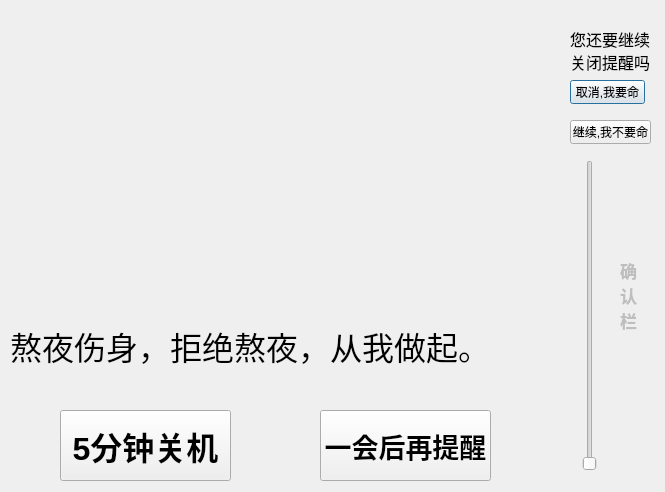
<?xml version="1.0" encoding="UTF-8"?>
<ui version="4.0">
 <class>Dialog</class>
 <widget class="QDialog" name="Dialog">
  <property name="geometry">
   <rect>
    <x>0</x>
    <y>0</y>
    <width>665</width>
    <height>492</height>
   </rect>
  </property>
  <property name="windowTitle">
   <string>Dialog</string>
  </property>
  <widget class="QWidget" name="verticalLayoutWidget">
   <property name="geometry">
    <rect>
     <x>10</x>
     <y>20</y>
     <width>551</width>
     <height>291</height>
    </rect>
   </property>
   <layout class="QVBoxLayout" name="verticalLayout"/>
  </widget>
  <widget class="QLabel" name="label">
   <property name="geometry">
    <rect>
     <x>30</x>
     <y>350</y>
     <width>54</width>
     <height>16</height>
    </rect>
   </property>
   <property name="text">
    <string/>
   </property>
  </widget>
  <widget class="QLabel" name="label_2">
   <property name="geometry">
    <rect>
     <x>10</x>
     <y>320</y>
     <width>471</width>
     <height>51</height>
    </rect>
   </property>
   <property name="font">
    <font>
     <pointsize>24</pointsize>
    </font>
   </property>
   <property name="text">
    <string>熬夜伤身，拒绝熬夜，从我做起。</string>
   </property>
  </widget>
  <widget class="QLabel" name="label_3">
   <property name="geometry">
    <rect>
     <x>570</x>
     <y>20</y>
     <width>81</width>
     <height>61</height>
    </rect>
   </property>
   <property name="font">
    <font>
     <pointsize>12</pointsize>
    </font>
   </property>
   <property name="text">
    <string>您还要继续
关闭提醒吗？</string>
   </property>
  </widget>
  <widget class="QPushButton" name="pushButton">
   <property name="geometry">
    <rect>
     <x>570</x>
     <y>80</y>
     <width>75</width>
     <height>24</height>
    </rect>
   </property>
   <property name="text">
    <string>取消,我要命</string>
   </property>
  </widget>
  <widget class="QPushButton" name="pushButton_2">
   <property name="geometry">
    <rect>
     <x>570</x>
     <y>120</y>
     <width>81</width>
     <height>24</height>
    </rect>
   </property>
   <property name="text">
    <string>继续,我不要命</string>
   </property>
  </widget>
  <widget class="QSlider" name="verticalSlider">
   <property name="enabled">
    <bool>false</bool>
   </property>
   <property name="geometry">
    <rect>
     <x>580</x>
     <y>160</y>
     <width>20</width>
     <height>311</height>
    </rect>
   </property>
   <property name="maximum">
    <number>100</number>
   </property>
   <property name="orientation">
    <enum>Qt::Vertical</enum>
   </property>
   <property name="tickPosition">
    <enum>QSlider::NoTicks</enum>
   </property>
  </widget>
  <widget class="QLabel" name="label_4">
   <property name="enabled">
    <bool>false</bool>
   </property>
   <property name="geometry">
    <rect>
     <x>620</x>
     <y>250</y>
     <width>31</width>
     <height>91</height>
    </rect>
   </property>
   <property name="font">
    <font>
     <pointsize>13</pointsize>
     <bold>true</bold>
    </font>
   </property>
   <property name="text">
    <string>确
认
栏</string>
   </property>
   <property name="scaledContents">
    <bool>true</bool>
   </property>
   <property name="alignment">
    <set>Qt::AlignLeading|Qt::AlignLeft|Qt::AlignVCenter</set>
   </property>
   <property name="wordWrap">
    <bool>true</bool>
   </property>
   <property name="textInteractionFlags">
    <set>Qt::LinksAccessibleByMouse</set>
   </property>
  </widget>
  <widget class="QPushButton" name="pushButton_3">
   <property name="geometry">
    <rect>
     <x>60</x>
     <y>410</y>
     <width>171</width>
     <height>71</height>
    </rect>
   </property>
   <property name="palette">
    <palette>
     <active>
      <colorrole role="ButtonText">
       <brush brushstyle="SolidPattern">
        <color alpha="255">
         <red>255</red>
         <green>0</green>
         <blue>0</blue>
        </color>
       </brush>
      </colorrole>
     </active>
     <inactive>
      <colorrole role="ButtonText">
       <brush brushstyle="SolidPattern">
        <color alpha="255">
         <red>0</red>
         <green>0</green>
         <blue>0</blue>
        </color>
       </brush>
      </colorrole>
     </inactive>
     <disabled>
      <colorrole role="ButtonText">
       <brush brushstyle="SolidPattern">
        <color alpha="255">
         <red>120</red>
         <green>120</green>
         <blue>120</blue>
        </color>
       </brush>
      </colorrole>
     </disabled>
    </palette>
   </property>
   <property name="font">
    <font>
     <pointsize>24</pointsize>
     <bold>true</bold>
    </font>
   </property>
   <property name="text">
    <string>5分钟关机</string>
   </property>
   <property name="checkable">
    <bool>true</bool>
   </property>
   <property name="checked">
    <bool>false</bool>
   </property>
  </widget>
  <widget class="QPushButton" name="pushButton_4">
   <property name="geometry">
    <rect>
     <x>320</x>
     <y>410</y>
     <width>171</width>
     <height>71</height>
    </rect>
   </property>
   <property name="palette">
    <palette>
     <active>
      <colorrole role="Button">
       <brush brushstyle="SolidPattern">
        <color alpha="255">
         <red>255</red>
         <green>0</green>
         <blue>0</blue>
        </color>
       </brush>
      </colorrole>
      <colorrole role="ButtonText">
       <brush brushstyle="SolidPattern">
        <color alpha="255">
         <red>255</red>
         <green>0</green>
         <blue>0</blue>
        </color>
       </brush>
      </colorrole>
     </active>
     <inactive>
      <colorrole role="Button">
       <brush brushstyle="SolidPattern">
        <color alpha="255">
         <red>240</red>
         <green>240</green>
         <blue>240</blue>
        </color>
       </brush>
      </colorrole>
      <colorrole role="ButtonText">
       <brush brushstyle="SolidPattern">
        <color alpha="255">
         <red>0</red>
         <green>0</green>
         <blue>0</blue>
        </color>
       </brush>
      </colorrole>
     </inactive>
     <disabled>
      <colorrole role="Button">
       <brush brushstyle="SolidPattern">
        <color alpha="255">
         <red>255</red>
         <green>0</green>
         <blue>0</blue>
        </color>
       </brush>
      </colorrole>
      <colorrole role="ButtonText">
       <brush brushstyle="SolidPattern">
        <color alpha="255">
         <red>120</red>
         <green>120</green>
         <blue>120</blue>
        </color>
       </brush>
      </colorrole>
     </disabled>
    </palette>
   </property>
   <property name="font">
    <font>
     <pointsize>20</pointsize>
     <bold>true</bold>
    </font>
   </property>
   <property name="text">
    <string>一会后再提醒</string>
   </property>
   <property name="checkable">
    <bool>true</bool>
   </property>
   <property name="checked">
    <bool>false</bool>
   </property>
   <property name="flat">
    <bool>false</bool>
   </property>
  </widget>
 </widget>
 <resources/>
 <connections/>
</ui>
